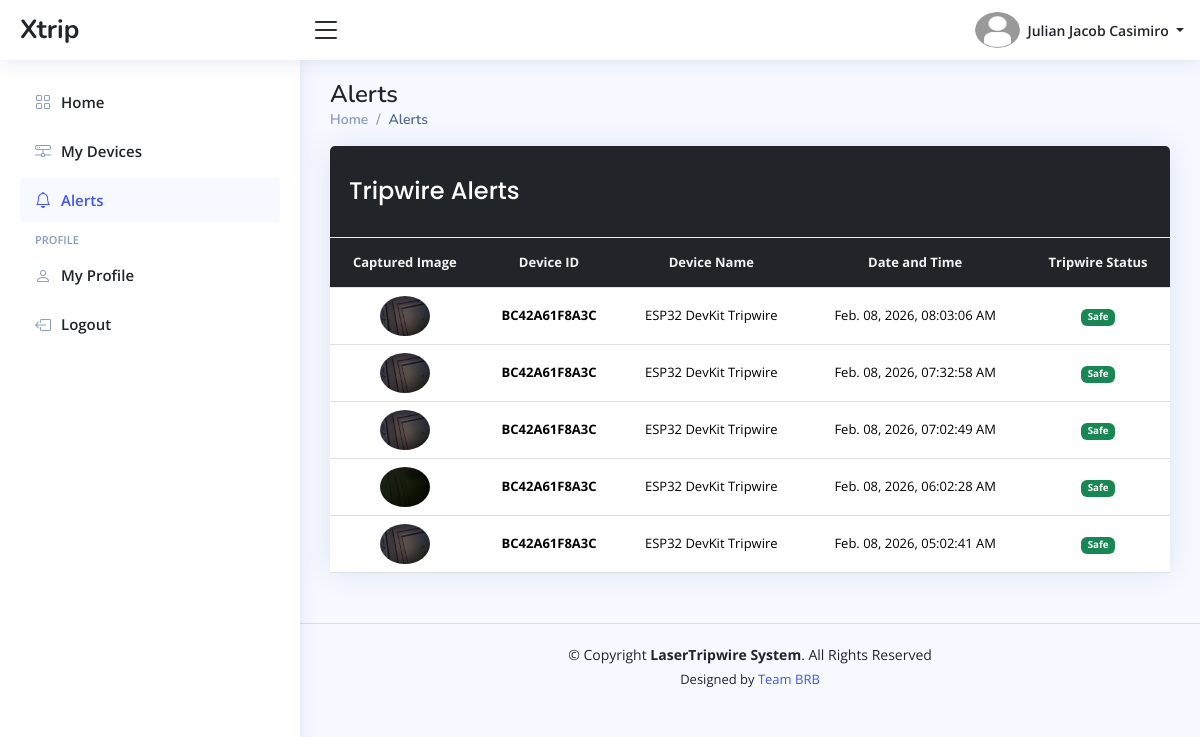
The app's page /xtrip/pages/users/home.php?page=alerts (signed in) with its own data.
### tables this page shows
CREATE TABLE `user_info_tbl` (
  `tbl_row_id` int(11) NOT NULL,
  `user_id` varchar(100) NOT NULL,
  `profile_picture` varchar(255) DEFAULT NULL,
  `gender` enum('Male','Female','Others') DEFAULT 'Others',
  `civil_status` enum('Single','Married','Divorced','Widowed') DEFAULT 'Single',
  `occupation` enum('Employed','Self-Employed','Student','Unemployed','Others') DEFAULT 'Others',
  `cellphone_number` varchar(100) NOT NULL,
  `telephone_number` varchar(100) DEFAULT NULL,
  `address` varchar(255) NOT NULL,
  `updated_at` timestamp NOT NULL DEFAULT current_timestamp() ON UPDATE current_timestamp()
);

CREATE TABLE `user_accounts_tbl` (
  `user_id` varchar(100) NOT NULL,
  `first_name` varchar(100) NOT NULL,
  `middle_name` varchar(100) DEFAULT NULL,
  `last_name` varchar(100) NOT NULL,
  `email_address` varchar(255) NOT NULL,
  `user_password` varchar(255) NOT NULL,
  `verification_token` varchar(255) DEFAULT NULL,
  `verified_account` enum('Yes','No') DEFAULT 'No',
  `reset_password_token` varchar(255) DEFAULT NULL,
  `password_token_expiry` datetime DEFAULT NULL,
  `locked_account` enum('Yes','No') DEFAULT 'No',
  `last_login` timestamp NULL DEFAULT NULL,
  `created_at` timestamp NOT NULL DEFAULT current_timestamp(),
  `updated_at` timestamp NOT NULL DEFAULT current_timestamp() ON UPDATE current_timestamp()
);

CREATE TABLE `tripwire_events_tbl` (
  `event_id` int(11) NOT NULL,
  `device_id` varchar(150) NOT NULL,
  `event_time` timestamp NOT NULL DEFAULT current_timestamp(),
  `captured_image` varchar(250) NOT NULL
);

CREATE TABLE `laser_tripwire_products_tbl` (
  `device_id` varchar(150) NOT NULL,
  `product_image` varchar(255) DEFAULT NULL,
  `product_name` varchar(150) NOT NULL,
  `model_name` varchar(150) NOT NULL,
  `version` varchar(50) NOT NULL,
  `description` text DEFAULT NULL,
  `created_at` timestamp NOT NULL DEFAULT current_timestamp()
);

CREATE TABLE `laser_tripwire_owners_tbl` (
  `device_id` varchar(150) NOT NULL,
  `device_location` varchar(255) NOT NULL,
  `owner` varchar(150) NOT NULL,
  `tripwire_status` enum('Safe','Detected') DEFAULT 'Safe',
  `registered_at` timestamp NOT NULL DEFAULT current_timestamp()
);

### xtrip/config/format-time.php (called while the page is built, shortened)
<?php
    function format_timestamp($timestamp) {
        $formatted_timestamp = date("M. d, Y, h:i:s A", strtotime($timestamp));
        return $formatted_timestamp;
    }
?>

### xtrip/pages/users/pages/alerts.php (the view, shortened to what this page needs)
<main class="main" id="main">
    <?php
    include_once "../global-includes/page-titles.php";
    ?>
    <div class="row">
        <div class="col-12 col-lg-12 col-xxl-12 d-flex">
            <div class="card flex-fill">
                <div class="card-header bg-dark">
                    <h5 class="card-title mb-0 text-white fs-4 py-3 px-1"> Tripwire Alerts </h5>
                </div>
                <div class="table-responsive">
                    <table class="table table-hover my-0 text-center align-center datatable custom-table">
                        <thead>
                            <tr>
                                <th> Captured Image </th>
                                <th> Device ID </th>
                                <th> Device Name </th>
                                <th> Date and Time </th>
                                <th> Tripwire Status </th>
                            </tr>
                        </thead>
                        <tbody>
                                <?php
                                $get_alerts = $conn->prepare("SELECT
                                                                        te.*, ltwo.*, ltwp.*
                                                                    FROM tripwire_events_tbl te
                                                                    LEFT JOIN laser_tripwire_owners_tbl ltwo
                                                                    ON te.device_id = ltwo.device_id
                                                                    LEFT JOIN laser_tripwire_products_tbl ltwp
                                                                    ON ltwp.device_id = te.device_id
                                                                    WHERE ltwo.owner = :user_id
                                                                    ORDER BY te.event_time DESC
                                                                        ");
                                $get_alerts->execute([":user_id" => $user_id]);
                                if ($get_alerts->rowCount() > 0) {
                                    while ($alert_data = $get_alerts->fetch()) {
                                        $captured_image = $alert_data["captured_image"];
                                        $tripwire_status = $alert_data["tripwire_status"];
                                        if ($tripwire_status === "Safe") {
                                            $badge = "badge bg-success";
                                        } else {
                                            $badge = "badge bg-danger";
                                        }
                                ?>
                                        <tr>
                                            <td>
                                                <img
                                                    src="../../<?php echo htmlspecialchars($captured_image); ?>"
                                                    class="rounded-circle"
                                                    alt="Captured Image"
                                                    width="40" height="40"
                                                    data-bs-toggle="modal"
                                                    data-bs-target="#capturedImageView"
                                                    onclick="setModalImage('../../<?php echo htmlspecialchars($captured_image); ?>')">
                                            </td>
                                            <td class="fw-bold">
                                                <?php echo htmlspecialchars($alert_data["device_id"]); ?>
                                            </td>
                                            <td>
                                                <?php echo htmlspecialchars($alert_data["product_name"]); ?>
                                            </td>
                                            <td>
                                                <?php echo htmlspecialchars(format_timestamp($alert_data["event_time"])); ?>
                                            </td>
                                            <td>
                                                <span class="<?php echo htmlspecialchars($badge); ?>">
                                                    <?php echo htmlspecialchars($tripwire_status); ?>
                                                </span>
                                            </td>
                                        </tr>
                                    <?php
                                    }
                                } else {
                                    ?>
                                    <tr>
                                        <td colspan="5"> No Tripwire Events </td>
                                    </tr>
                                <?php
                                }
                                ?>
                            </tbody>
                    </table>
                </div>
            </div>
        </div>
    </div>
</main>

### xtrip/pages/users/includes/nav-bar.php (shortened to what this page needs)
<header id="header" class="header fixed-top d-flex align-items-center">
    <div class="d-flex align-items-center justify-content-between">
        <a href="home.php?page=home" class="logo d-flex align-items-center">
            <span class="d-none d-lg-block"> Xtrip </span>
        </a>
        <i class="bi bi-list toggle-sidebar-btn"></i>
    </div>
    <nav class="header-nav ms-auto">
        <ul class="d-flex align-items-center">
            <li class="nav-item dropdown pe-3">
                <a class="nav-link nav-profile d-flex align-items-center pe-0" href="#" data-bs-toggle="dropdown">
                    <img src="<?php echo htmlspecialchars($image_path . $profile_picture); ?>" alt="Profile Image" class="rounded-circle" width="45" height="45">
                    <span class="d-none d-md-block dropdown-toggle ps-2">
                        <?php echo htmlspecialchars($first_name . " " . $last_name); ?>
                    </span>
                </a>
            </li>
        </ul>
    </nav>
</header>

### xtrip/assets/main/css/main-style.css (style rules this page uses)
:root { scroll-behavior: smooth; }
body { font-family: "Open Sans", sans-serif; background: #f6f9ff; color: #444444; }
a { color: #4154f1; text-decoration: none; }
h1, h2, h3, h4, h5, h6 { font-family: "Nunito", sans-serif; }
#main { margin-top: 60px; padding: 20px 30px; transition: all 0.3s; }
.card { margin-bottom: 30px; border: none; border-radius: 5px; box-shadow: 0px 0 30px rgba(1, 41, 112, 0.1); }
.card-header, .card-footer { border-color: #ebeef4; background-color: #fff; color: #798eb3; padding: 15px; }
.card-title { padding: 20px 0 15px 0; font-size: 18px; font-weight: 500; color: #212529; font-family: "Poppins", sans-serif; }
.logo { line-height: 1; }
@media (min-width: 1200px) { .logo { width: 280px; } }
.logo span { font-size: 26px; font-weight: 700; color: #212529; font-family: "Nunito", sans-serif; }
.header { transition: all 0.5s; z-index: 997; height: 60px; box-shadow: 0px 2px 20px rgba(1, 41, 112, 0.1); background-color: #fff; padding-left: 20px; }
.header .toggle-sidebar-btn { font-size: 32px; padding-left: 10px; cursor: pointer; color: #212529; }
.header-nav ul { list-style: none; }
.header-nav>ul { margin: 0; padding: 0; }
.header-nav .nav-profile { color: #212529; }
.header-nav .nav-profile img { max-height: 36px; }
.header-nav .nav-profile span { font-size: 14px; font-weight: 600; }
@media (min-width: 1200px) { #main, #footer { margin-left: 300px; } }

### xtrip/pages/users/home.php (style rules this page uses)
.custom-table { cursor: pointer; }
.custom-table thead tr th { text-align: center; }
.custom-table thead tr th, .custom-table tr td { text-align: center; vertical-align: middle !important; }
.custom-table tr th { background-color: #212529; height: 50px; color: #f2f2f2; }
.custom-table tr td img { width: 50px; }
.custom-table tr th, .custom-table tr td { font-size: 13px; }

### records on screen
user_info_tbl: user.last_name "Julian Jacob Casimiro"
tripwire_events_tbl: captured_image (picture), device.device_id "BC42A61F8A3C", device.product_name "ESP32 DevKit Tripwire", event_time "Feb. 08, 2026, 08:03:06 AM", laser_tripwire_owners_tbl.tripwire_status "Safe"
tripwire_events_tbl: captured_image (picture), device.device_id "BC42A61F8A3C", device.product_name "ESP32 DevKit Tripwire", event_time "Feb. 08, 2026, 07:32:58 AM", laser_tripwire_owners_tbl.tripwire_status "Safe"
tripwire_events_tbl: captured_image (picture), device.device_id "BC42A61F8A3C", device.product_name "ESP32 DevKit Tripwire", event_time "Feb. 08, 2026, 07:02:49 AM", laser_tripwire_owners_tbl.tripwire_status "Safe"
tripwire_events_tbl: captured_image (picture), device.device_id "BC42A61F8A3C", device.product_name "ESP32 DevKit Tripwire", event_time "Feb. 08, 2026, 06:02:28 AM", laser_tripwire_owners_tbl.tripwire_status "Safe"
tripwire_events_tbl: captured_image (picture), device.device_id "BC42A61F8A3C", device.product_name "ESP32 DevKit Tripwire", event_time "Feb. 08, 2026, 05:02:41 AM", laser_tripwire_owners_tbl.tripwire_status "Safe"

### other values on screen
$page_titles[$page_name] "Alerts"
